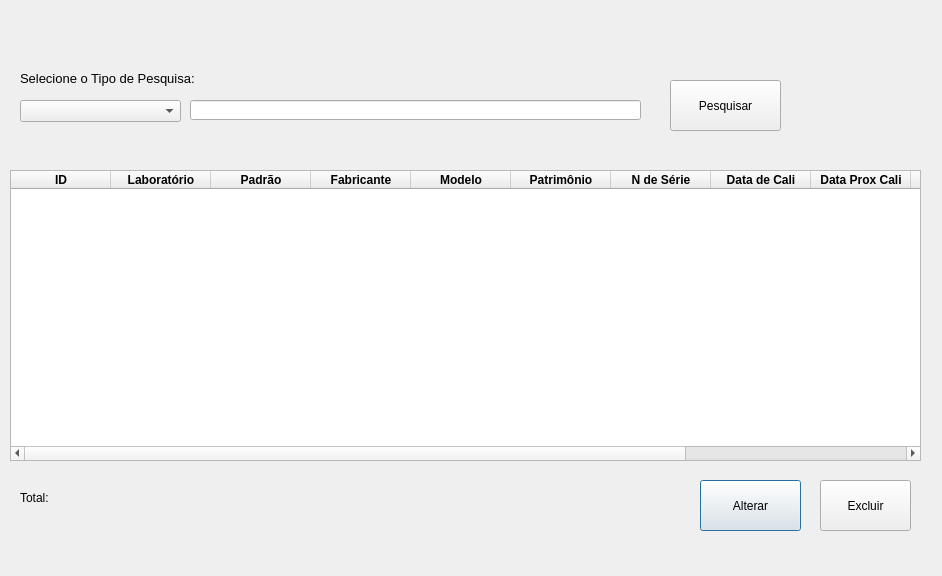
<?xml version="1.0" encoding="UTF-8"?>
<ui version="4.0">
 <class>FrmListRegistro</class>
 <widget class="QDialog" name="FrmListRegistro">
  <property name="geometry">
   <rect>
    <x>0</x>
    <y>0</y>
    <width>942</width>
    <height>576</height>
   </rect>
  </property>
  <property name="windowTitle">
   <string>Listar Registro</string>
  </property>
  <property name="windowIcon">
   <iconset>
    <normaloff>../images/btnListarRegistro.ico</normaloff>../images/btnListarRegistro.ico</iconset>
  </property>
  <widget class="QComboBox" name="cbPesquisa">
   <property name="geometry">
    <rect>
     <x>20</x>
     <y>100</y>
     <width>161</width>
     <height>22</height>
    </rect>
   </property>
   <item>
    <property name="text">
     <string/>
    </property>
   </item>
   <item>
    <property name="text">
     <string>ID</string>
    </property>
   </item>
   <item>
    <property name="text">
     <string>Padrão</string>
    </property>
   </item>
   <item>
    <property name="text">
     <string>Número de Série</string>
    </property>
   </item>
   <item>
    <property name="text">
     <string>Patrimônio</string>
    </property>
   </item>
  </widget>
  <widget class="QPushButton" name="btnAlterar">
   <property name="geometry">
    <rect>
     <x>700</x>
     <y>480</y>
     <width>101</width>
     <height>51</height>
    </rect>
   </property>
   <property name="text">
    <string>Alterar</string>
   </property>
   <property name="icon">
    <iconset>
     <normaloff>../../../Curso Python/Projeto Python/Imagens/edit.png</normaloff>../../../Curso Python/Projeto Python/Imagens/edit.png</iconset>
   </property>
   <property name="iconSize">
    <size>
     <width>35</width>
     <height>35</height>
    </size>
   </property>
  </widget>
  <widget class="QLabel" name="lblTotal">
   <property name="geometry">
    <rect>
     <x>20</x>
     <y>490</y>
     <width>111</width>
     <height>16</height>
    </rect>
   </property>
   <property name="text">
    <string>Total:</string>
   </property>
  </widget>
  <widget class="QLabel" name="label">
   <property name="geometry">
    <rect>
     <x>20</x>
     <y>70</y>
     <width>271</width>
     <height>16</height>
    </rect>
   </property>
   <property name="font">
    <font>
     <pointsize>10</pointsize>
    </font>
   </property>
   <property name="text">
    <string>Selecione o Tipo de Pesquisa:</string>
   </property>
  </widget>
  <widget class="QTableWidget" name="gridRegistro">
   <property name="geometry">
    <rect>
     <x>10</x>
     <y>170</y>
     <width>911</width>
     <height>291</height>
    </rect>
   </property>
   <column>
    <property name="text">
     <string>ID</string>
    </property>
    <property name="font">
     <font>
      <weight>75</weight>
      <bold>true</bold>
     </font>
    </property>
   </column>
   <column>
    <property name="text">
     <string>Laboratório</string>
    </property>
    <property name="font">
     <font>
      <weight>75</weight>
      <bold>true</bold>
     </font>
    </property>
   </column>
   <column>
    <property name="text">
     <string>Padrão</string>
    </property>
    <property name="font">
     <font>
      <weight>75</weight>
      <bold>true</bold>
     </font>
    </property>
   </column>
   <column>
    <property name="text">
     <string>Fabricante</string>
    </property>
    <property name="font">
     <font>
      <weight>75</weight>
      <bold>true</bold>
     </font>
    </property>
   </column>
   <column>
    <property name="text">
     <string>Modelo</string>
    </property>
    <property name="font">
     <font>
      <weight>75</weight>
      <bold>true</bold>
     </font>
    </property>
   </column>
   <column>
    <property name="text">
     <string>Patrimônio</string>
    </property>
    <property name="font">
     <font>
      <weight>75</weight>
      <bold>true</bold>
     </font>
    </property>
   </column>
   <column>
    <property name="text">
     <string>N de Série</string>
    </property>
    <property name="font">
     <font>
      <weight>75</weight>
      <bold>true</bold>
     </font>
    </property>
   </column>
   <column>
    <property name="text">
     <string>Data de Cali</string>
    </property>
    <property name="font">
     <font>
      <weight>75</weight>
      <bold>true</bold>
     </font>
    </property>
   </column>
   <column>
    <property name="text">
     <string>Data Prox Cali</string>
    </property>
    <property name="font">
     <font>
      <weight>75</weight>
      <bold>true</bold>
     </font>
    </property>
   </column>
   <column>
    <property name="text">
     <string>Data de Chec</string>
    </property>
    <property name="font">
     <font>
      <weight>75</weight>
      <bold>true</bold>
     </font>
    </property>
   </column>
   <column>
    <property name="text">
     <string>Data de Venc</string>
    </property>
    <property name="font">
     <font>
      <weight>75</weight>
      <bold>true</bold>
     </font>
    </property>
   </column>
   <column>
    <property name="text">
     <string>Data de Saída</string>
    </property>
    <property name="font">
     <font>
      <weight>75</weight>
      <bold>true</bold>
     </font>
    </property>
   </column>
  </widget>
  <widget class="QLineEdit" name="edtPesquisa">
   <property name="geometry">
    <rect>
     <x>190</x>
     <y>100</y>
     <width>451</width>
     <height>20</height>
    </rect>
   </property>
  </widget>
  <widget class="QPushButton" name="btnPesquisar">
   <property name="geometry">
    <rect>
     <x>670</x>
     <y>80</y>
     <width>111</width>
     <height>51</height>
    </rect>
   </property>
   <property name="text">
    <string>Pesquisar</string>
   </property>
   <property name="icon">
    <iconset>
     <normaloff>../../../Curso Python/Projeto Python/Imagens/Lupa.png</normaloff>../../../Curso Python/Projeto Python/Imagens/Lupa.png</iconset>
   </property>
   <property name="iconSize">
    <size>
     <width>30</width>
     <height>30</height>
    </size>
   </property>
  </widget>
  <widget class="QPushButton" name="btnExcluir">
   <property name="geometry">
    <rect>
     <x>820</x>
     <y>480</y>
     <width>91</width>
     <height>51</height>
    </rect>
   </property>
   <property name="text">
    <string>Excluir</string>
   </property>
   <property name="icon">
    <iconset>
     <normaloff>../../../Curso Python/Projeto Python/Imagens/excluir.png</normaloff>../../../Curso Python/Projeto Python/Imagens/excluir.png</iconset>
   </property>
   <property name="iconSize">
    <size>
     <width>30</width>
     <height>30</height>
    </size>
   </property>
  </widget>
 </widget>
 <resources/>
 <connections/>
</ui>
